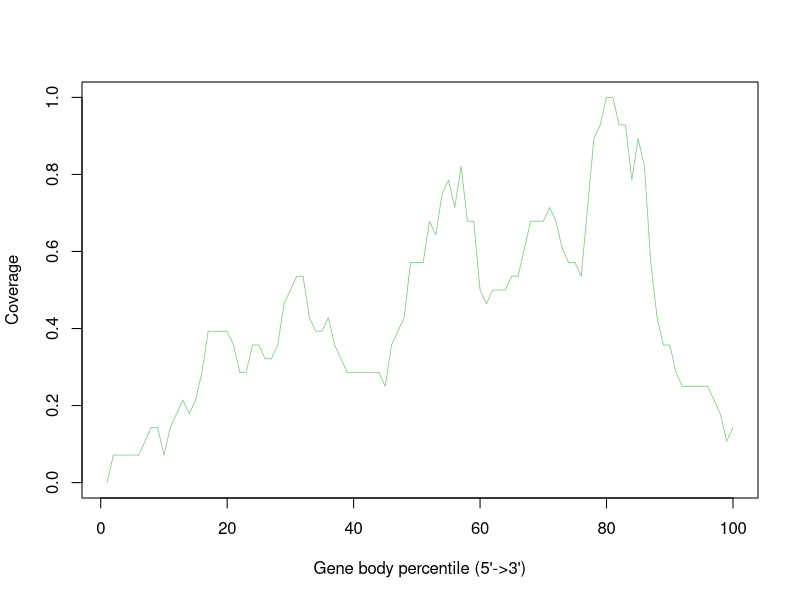

Recreate this plot in R.
Atha_Ler_0_sl_FLT_0.57G_Rep2_Aligned.sortedByCoord_sorted.out <- c(0.0,0.07142857142857142,0.07142857142857142,0.07142857142857142,0.07142857142857142,0.07142857142857142,0.10714285714285714,0.14285714285714285,0.14285714285714285,0.07142857142857142,0.14285714285714285,0.17857142857142858,0.21428571428571427,0.17857142857142858,0.21428571428571427,0.2857142857142857,0.39285714285714285,0.39285714285714285,0.39285714285714285,0.39285714285714285,0.35714285714285715,0.2857142857142857,0.2857142857142857,0.35714285714285715,0.35714285714285715,0.32142857142857145,0.32142857142857145,0.35714285714285715,0.4642857142857143,0.5,0.5357142857142857,0.5357142857142857,0.42857142857142855,0.39285714285714285,0.39285714285714285,0.42857142857142855,0.35714285714285715,0.32142857142857145,0.2857142857142857,0.2857142857142857,0.2857142857142857,0.2857142857142857,0.2857142857142857,0.2857142857142857,0.25,0.35714285714285715,0.39285714285714285,0.42857142857142855,0.5714285714285714,0.5714285714285714,0.5714285714285714,0.6785714285714286,0.6428571428571429,0.75,0.7857142857142857,0.7142857142857143,0.8214285714285714,0.6785714285714286,0.6785714285714286,0.5,0.4642857142857143,0.5,0.5,0.5,0.5357142857142857,0.5357142857142857,0.6071428571428571,0.6785714285714286,0.6785714285714286,0.6785714285714286,0.7142857142857143,0.6785714285714286,0.6071428571428571,0.5714285714285714,0.5714285714285714,0.5357142857142857,0.7142857142857143,0.8928571428571429,0.9285714285714286,1.0,1.0,0.9285714285714286,0.9285714285714286,0.7857142857142857,0.8928571428571429,0.8214285714285714,0.5714285714285714,0.42857142857142855,0.35714285714285715,0.35714285714285715,0.2857142857142857,0.25,0.25,0.25,0.25,0.25,0.21428571428571427,0.17857142857142858,0.10714285714285714,0.14285714285714285)


pdf("Atha_Ler-0_sl_FLT_0.57G_Rep2.geneBodyCoverage.curves.pdf")
x=1:100
icolor = colorRampPalette(c("#7fc97f","#beaed4","#fdc086","#ffff99","#386cb0","#f0027f"))(1)
plot(x,Atha_Ler_0_sl_FLT_0.57G_Rep2_Aligned.sortedByCoord_sorted.out,type='l',xlab="Gene body percentile (5'->3')", ylab="Coverage",lwd=0.8,col=icolor[1])
dev.off()
